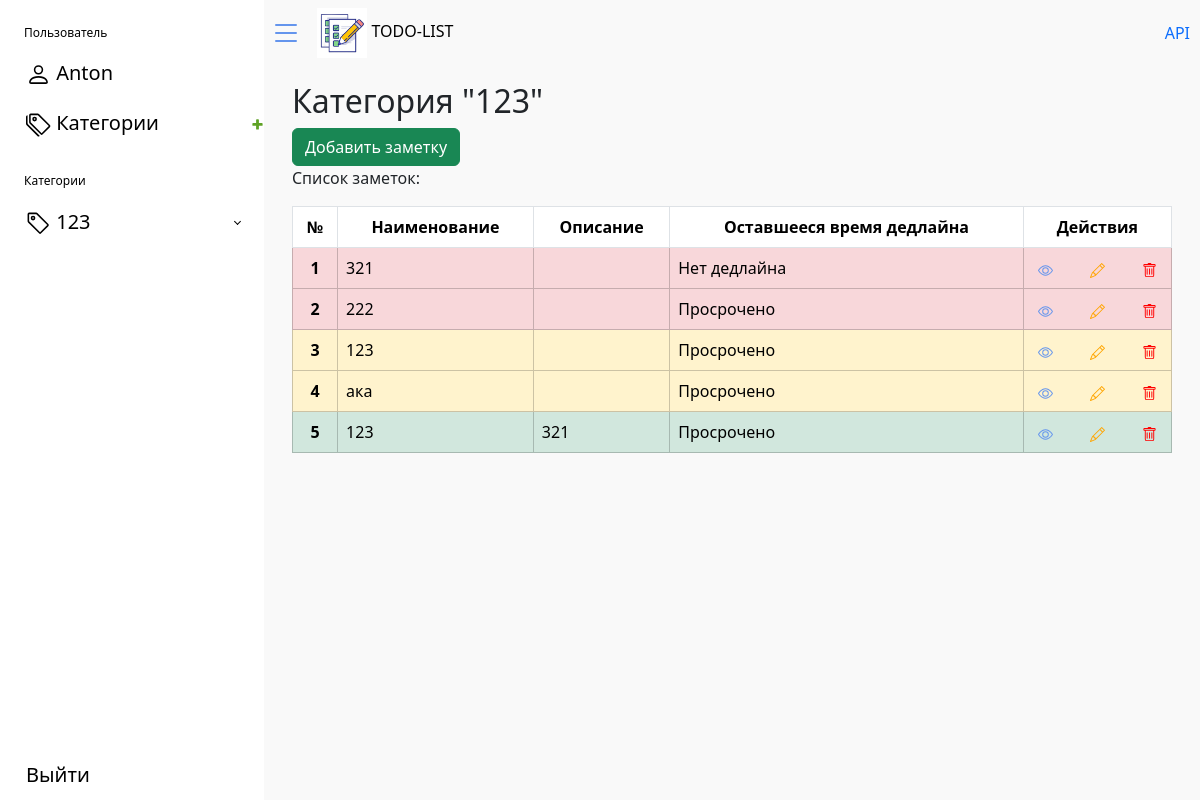
Before: /categories/1/ (signed in) with the older database file.
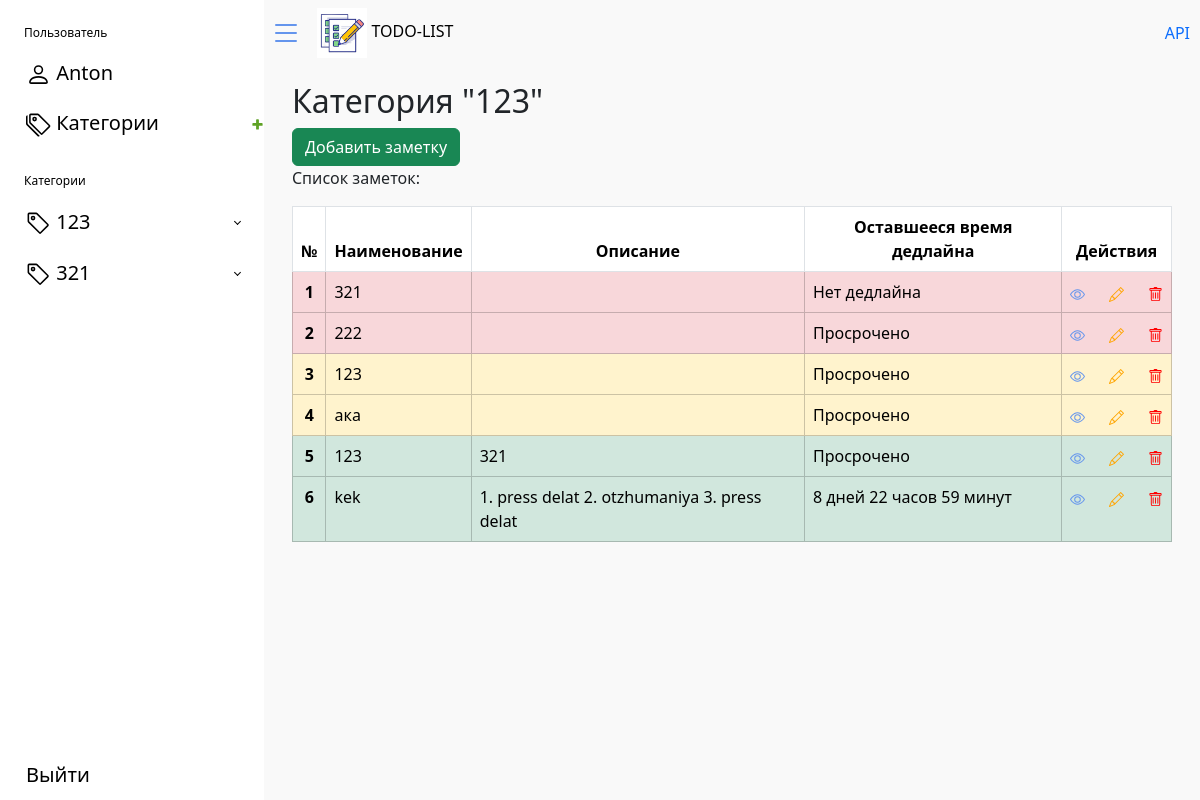
After: the same page with the newer database file.
### authuser/models.py (models this page shows, shortened)
class User(AbstractBaseUser, PermissionsMixin):
    email = models.EmailField(blank=False, unique=True, max_length=255)
    name = models.CharField(max_length=25, blank=False, null=False)
    is_active = models.BooleanField(default=True)
    is_staff = models.BooleanField(default=False)
    is_superuser = models.BooleanField(default=False)
    objects = CustomUserManager()
    USERNAME_FIELD = 'email'
    EMAIL_FIELD = 'email'
    REQUIRED_FIELDS = ['name']
    class Meta:
        verbose_name = 'User'
        verbose_name_plural = 'Users'

### todo_list/models.py (models this page shows, shortened)
class Categories(models.Model):
    user = models.ForeignKey(User, on_delete=models.CASCADE)
    name = models.CharField(max_length=16, verbose_name='наименование категории', validators=[MinLengthValidator(2)])
    class Meta:
        unique_together = ('user', 'name')

class Note(models.Model):
    category = models.ForeignKey(Categories, on_delete=models.CASCADE, related_name='notes')
    title = models.CharField(max_length=255, verbose_name='наименование заметки')
    description = models.CharField(max_length=255, verbose_name='Ваше описание')
    color = models.CharField(max_length=25, verbose_name='цвет заметки')
    published_date = models.DateTimeField(auto_now_add=True, verbose_name='дата публикации')
    deadline = models.DateTimeField(null=True, blank=True, verbose_name='дедлайн')
    color_choices = [
        ('red', 'Красный'),
        ('orange', 'Оранжевый'),
        ('green', 'Зеленый'),
    ]
    color = models.CharField(max_length=10, choices=color_choices, default='green', verbose_name='цвет заметки')
    @property
    def time_left(self):
        if self.deadline:
            time_left = self.deadline - timezone.now()
            if time_left.days < 0:
                return "Просрочено"
            result = f''
            if time_left.days > 0:
                result += f"{time_left.days} дней "
            hours = time_left.seconds // 3600
            if hours > 0:
                result += f'{hours} часов '
            minutes = (time_left.seconds % 3600) // 60
            if minutes > 0:
                result += f'{minutes} минут'
            return result
        else:
            return "Нет дедлайна"

### todo_list/views.py (the view)
# urls.py: path('categories/<int:pk>/', login_required(views.CategoryView.as_view()), name='view_category'),
class CategoryView(DetailView):
    model = Categories
    template_name = 'todo_list/category_view.html'
    def get_context_data(self, **kwargs):
        context = super().get_context_data(**kwargs)
        notes = Note.objects.filter(category=self.kwargs['pk']).annotate(
              color_order=Lower(F('color'))
            ).order_by(
              '-color_order',
              'published_date'
            )
        context['notes'] = [{
            'note': note,
            'time_left': note.time_left,
        } for note in notes]
        context['colors'] = {
            'red': 'table-danger',
            'green': 'table-success',
            'orange': 'table-warning',
        }
        context['categories_list'] = get_user_categories(self)
        return context

### todo_list/views.py (called while the page is built)
def get_user_categories(self :None):
    return Categories.objects.filter(user=self.request.user).select_related('user').prefetch_related('notes')

### todo_list/templates/todo_list/category_view.html (shortened to what this page needs)
{% extends "base.html" %}
{% load static %}
{% block css_additional %}
<link rel="stylesheet" href="{% static 'todo_list/css/topics.css' %}">
<link rel="stylesheet" href="{% static 'todo_list/bootstrap/css/bootstrap.min.css' %}">
{% endblock %}
{% block content %}
<div class="d-flex">
    {% include 'todo_list/bars/sidebar.html' %}
    <div class="main">
        {% include 'todo_list/bars/navbar.html' %}
        <main class="p-3">
            <div class="container-fluid">
                <h2>Категория "{{ object.name }}"</h2>
                <div class="col-md-6">
                    <a href="{% url 'add_notes' object.pk %}" class="btn btn-success">Добавить заметку</a>
                </div>
                <p>Список заметок:</p>
                <table class="table table-bordered">
                    <thead>
                    <tr>
                        <th scope="col" class="text-center">№</th>
                        <th scope="col" class="text-center">Наименование</th>
                        <th scope="col" class="text-center">Описание</th>
                        <th scope="col" class="text-center">Оставшееся время дедлайна</th>
                        <th scope="col" class="text-center">Действия</th>
                    </tr>
                    </thead>
                    <tbody>
                    {% for i in notes %}
                    <tr class="{% if i.note.color == 'red' %}table-danger{% elif i.note.color == 'green' %}table-success{% elif i.note.color == 'orange' %}table-warning{% endif %}">
                        <th scope="row"
                            class="text-center">
                            {{forloop.counter}}
                        </th>
                        <td class="">
                            {{i.note.title}}
                        </td>
                        <td class="">
                            {{i.note.description}}
                        </td>
                        <td class="">
                            {{i.time_left}}
                        </td>
                        <td class="">
                            <div class="row">
                                <div class="col-md-4 text-center">
                                    <a href="" style="color: green;">
                                        <img src="{% static 'todo_list/assets/eye.svg' %}" alt="check"
                                             width="15" height="15">
                                    </a>
                                </div>
                                <div class="col-md-4 text-center">
                                    <a href="" style="color: yellow;">
                                        <img src="{% static 'todo_list/assets/pencil.svg' %}" alt="edit"
                                             width="15" height="15">
                                    </a>
                                </div>
                                <div class="col-md-4 text-center">
                                    <a href="" style="color: red;">
                                        <img src="{% static 'todo_list/assets/trash.svg' %}" alt="delete"
                                             width="15" height="15">
                                    </a>
                                </div>
                            </div>
                        </td>
                    </tr>
                    {% endfor %}
                    </tbody>
                </table>
            </div>
        </main>
    </div>
</div>
{% endblock %}

### authuser/templates/base.html (shortened to what this page needs)
<!DOCTYPE html>
<html lang="ru">
<head>
    {% block css_additional %} {% endblock %}
</head>
<body>
{% block content %}
{% endblock %}
</body>
</html>

### todo_list/templates/todo_list/bars/sidebar.html (shortened to what this page needs)
{% load static %}
<aside id="sidebar" class="sidebar-toggle">
    <ul class="sidebar-nav p-0">
        <li class="sidebar-header">
            Пользователь
        </li>
        <li class="sidebar-item">
            {% if user.is_authenticated %}
            <a href="#" class="sidebar-link">
                <img src="{% static 'todo_list/assets/person.svg' %}" alt="user"
                     width="25" height="25">
                <span>{{ user.name }}</span>
            </a>
            {% endif %}
        </li>
        {% if user.is_authenticated %}
        <li class="sidebar-item" style="display: flex; align-items: center; justify-content: space-between;">
            <a href="{% url 'categories' %}" class="sidebar-link">
                <img src="{% static 'todo_list/assets/tags.svg' %}" alt="categories"
                     width="25" height="25">
                <span>Категории</span>
            </a>
            <a href="{% url 'add_categories' %}">
                <img class="icon" src="{% static 'todo_list/img/icon-addlink.svg' %}" alt="dots icon">
            </a>
        </li>
        {% if categories_list %}
        <li class="sidebar-header">
            Категории
        </li>
        {% endif %}
        {% for i in categories_list %}
        <li class="sidebar-item small">
            <a href="#" class="sidebar-link collapsed" data-bs-toggle="collapse"
               data-bs-target="#{{ i.name|urlencode }}" aria-expanded="false" aria-controls="{{ i.name|urlencode }}"
               style="margin-top: 1px;">
                <img src="{% static 'todo_list/assets/tag.svg' %}" alt="categories"
                     width="25" height="25">
                <span>{{ i.name }}</span>
            </a>
        </li>
        {% endfor %}
        {% endif %}
    </ul>
    <div class="sidebar-footer">
        {% if user.is_authenticated %}
        <a href="{% url 'logout' %}" class="sidebar-link">
            <span>Выйти</span>
        </a>
        {% endif %}
    </div>
</aside>

### todo_list/templates/todo_list/bars/navbar.html
{% load static %}
<nav class="navbar navbar-expand">
    <button class="toggler-btn" type="button">
        <img src="{% static 'todo_list/assets/list.svg' %}" alt="Bootstrap" width="32" height="32">
    </button>
    <p>
        <a href="{% url 'index' %}" style="color: black; text-decoration: none;">
            <div style="margin-left: 1%;">
                <img src="{% static 'todo_list/img/logo1_output.png' %}" alt="TODO-LIST" height="50">
                TODO-LIST
            </div>
        </a>
    </p>
    <div style="position: absolute; right: 0; margin-right: 10px;">
        <a href="{% url 'instance_name:api-root' %}">API</a>
    </div>
</nav>

### todo_list/static/todo_list/css/topics.css (style rules this page uses)
body { font-family: 'Poppins', sans-serif; }
li { list-style: none; }
a { text-decoration: none; }
.main { min-height: 100vh; width: 100%; overflow: hidden; background-color: #f9f9f9; }
#sidebar { max-width: 264px; min-width: 264px; transition: all 0.35s ease-in-out; background-color: white ; color: red; display: flex; flex-direction: column; }
.toggler-btn { background-color: transparent; cursor: pointer; border: 0; }
.navbar { padding: 1.15rem 1.5rem; }
.sidebar-nav { flex: 1 1 auto; }
.sidebar-header { color: black; font-size: .75rem; padding: 1.5rem 1.5rem .375rem; }
a.sidebar-link { padding: .625rem 1.625rem; color: black; position: relative; transition: all 0.35s; display: block; font-size: 1.25rem; }
.sidebar-link[data-bs-toggle="collapse"]::after { border: solid; border-width: 0 .075rem .075rem 0; content: ""; display: inline-block; padding: 2px; position: absolute; right: 1.5rem; top: 1.4rem; transform: rotate(-135deg); transition: all .2s ease-out; }
.sidebar-link[data-bs-toggle="collapse"].collapsed::after { transform: rotate(45deg); transition: all .2s ease-out; }

### todo_list/templates/todo_list/bars/sidebar.html (style rules this page uses)
a { text-decoration: none; }

Changed rows visible on the page:
added Categories: name "321"
added Note: note "kek", note.description "1. press delat 2. otzhumaniya 3. press delat", time_left "8 дней 22 часов 59 минут", color "green" (drawn)
